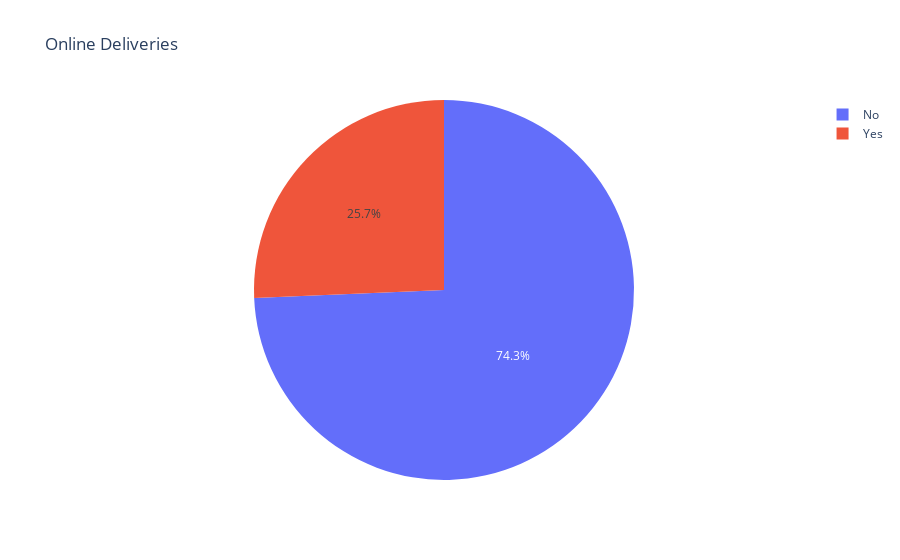

Source (notebook cell):
### Code cell
#percentage of countries having online delivery
fig= px.pie(final_data,names='Has Online delivery',title='Online Deliveries')
fig.show()

### Figure 1 — Plotly figure (JSON) as saved in the notebook; plotly's stock layout.template omitted (floating-point values rounded to 4 significant figures; data arrays with more than 128 entries replaced by an {"elided": "..."} marker saying what was removed)
{"data": [{"domain": {"x": [0, 1], "y": [0, 1]}, "hovertemplate": "Has Online delivery=%{label}<extra></extra>", "labels": {"elided": "9551 str values"}, "legendgroup": "", "name": "", "showlegend": true, "type": "pie"}], "layout": {"legend": {"tracegroupgap": 0}, "title": {"text": "Online Deliveries"}}}
